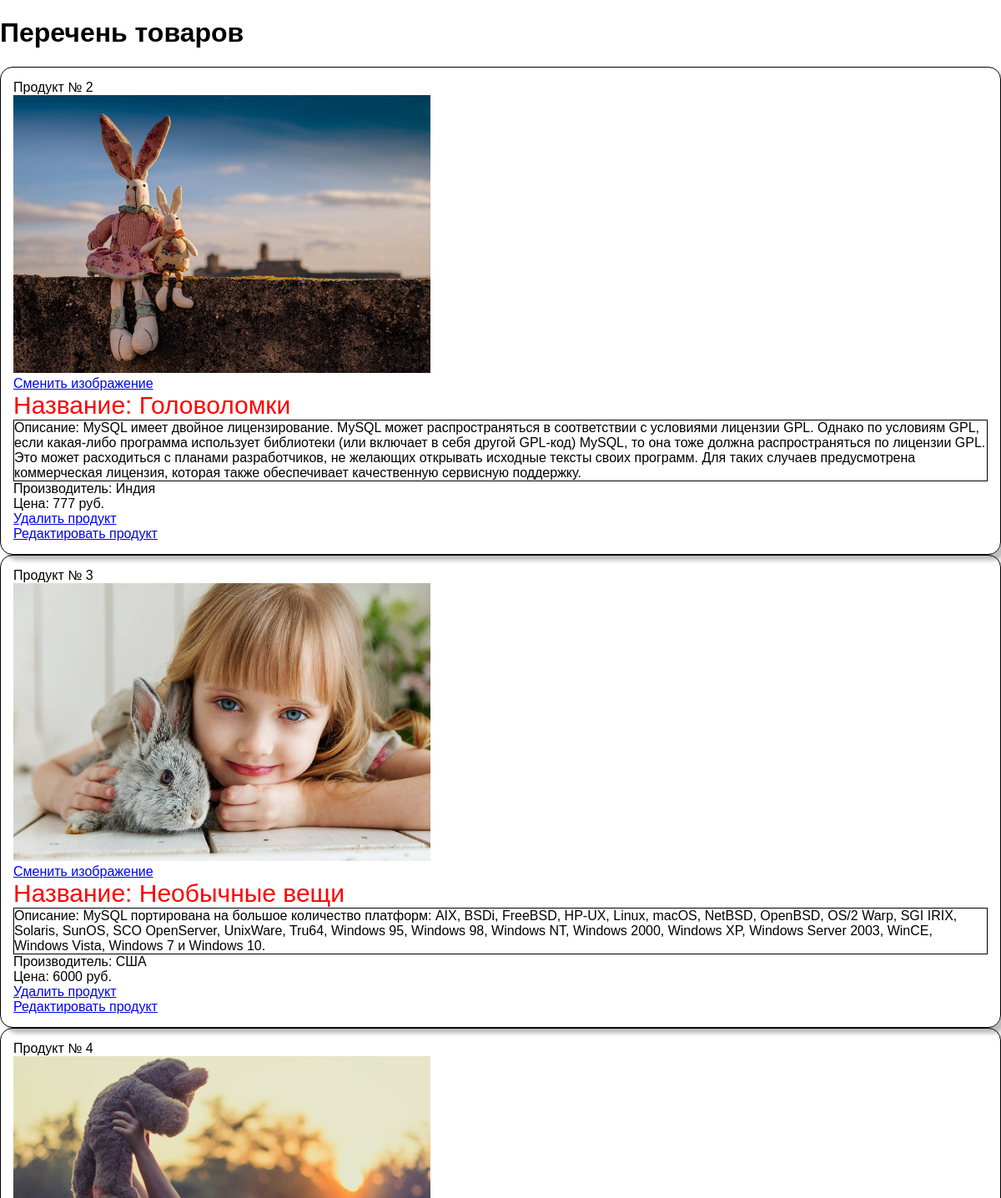
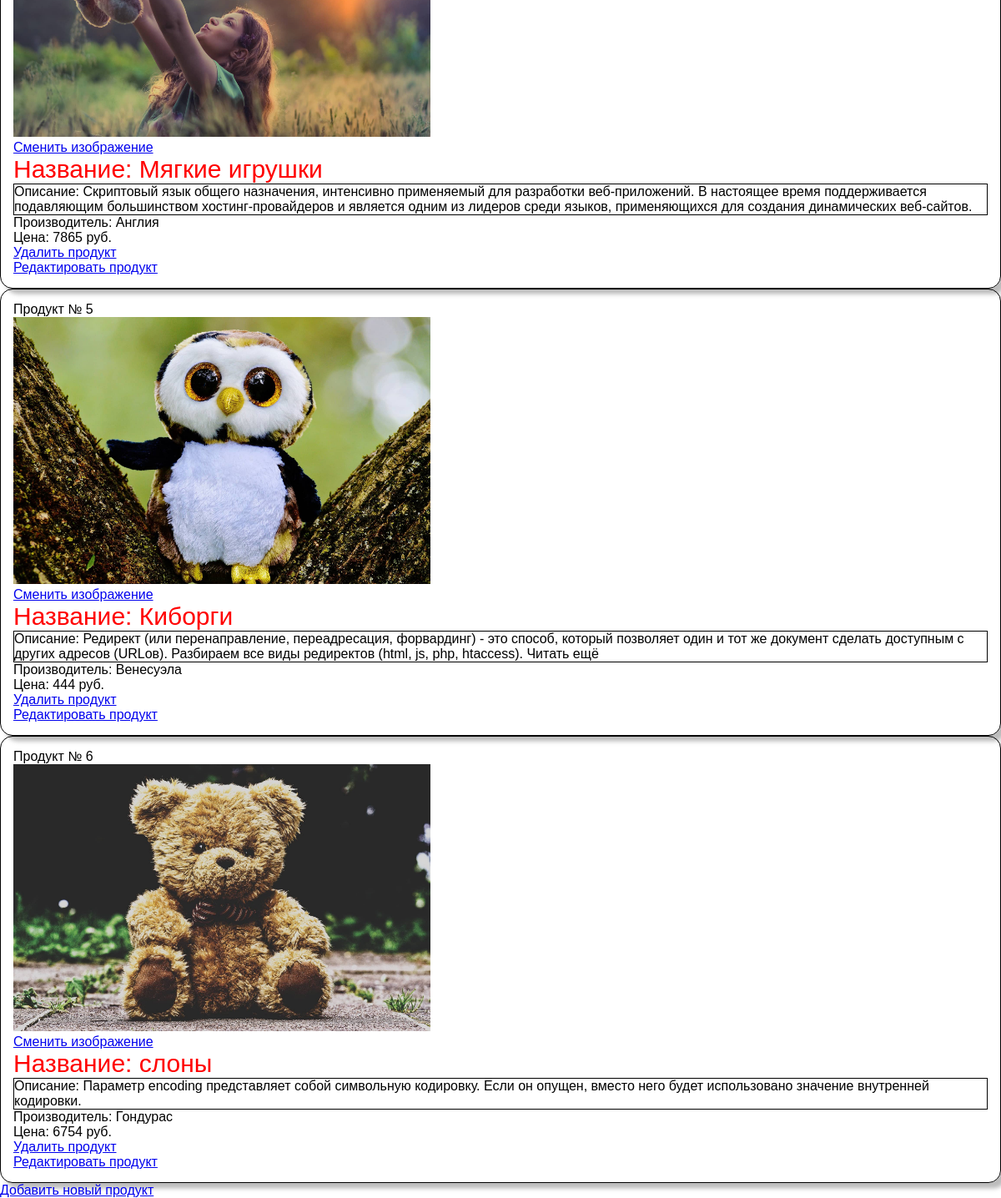
/admin/admin.php, run on the app's committed database (2 pictures, top to bottom).
### tables this page shows
CREATE TABLE `products` (
  `id` int(11) NOT NULL,
  `name` varchar(50) NOT NULL,
  `text` text NOT NULL,
  `price` mediumint(9) NOT NULL,
  `manufacture` varchar(30) NOT NULL,
  `path` varchar(100) NOT NULL
);

### admin/admin.php (the view)
<?php
$tpl = file_get_contents('admin.tpl');
require_once("../config.php");
$query = "SELECT * FROM products ORDER BY id";
$result = mysqli_query($connect, $query);
$text = "";
while($data = mysqli_fetch_assoc($result)){
    $text .= "
    <div class='item'>
    <div class='id'>
        Продукт № ".$data['id']."
    </div>
    <img src='../".$data['path']."' alt='' class='img'>
    <br>
    <a href='edit_img.php?id=".$data['id']."'>Сменить изображение</a>
    <div class='name'>Название: ".$data['name']."</div>
    <div class='text'>
        Описание: ".$data['text']."
    </div>
    <div class='manufacture'>
        Производитель: ".$data['manufacture']."
    </div>
    <div class='price'>
        Цена: ".$data['price']." руб.
    </div>
    <a href='delete.php?id=".$data['id']."'>Удалить продукт</a><br>
    <a href='edit.php?id=".$data['id']."'>Редактировать продукт</a>
    </div>";
}
$patterns = ['/{text}/'];
$replace = [$text];
echo preg_replace($patterns, $replace, $tpl);
?>

### admin/style.css (style rules this page uses)
body { margin: 0; padding: 0; font-family: Arial, Helvetica, sans-serif; }
.container { margin: 0 auto; width: 1200px; }
.img { width: 500px; }
.item { border: 1px solid #000; border-radius:15px; box-shadow: 0.4em 0.4em 5px rgba(122,122,122,0.5); padding: 15px; }
.text { border: 1px solid #000; }
.name { color:red; font-size: 30px; }

### data on the page
products: id "2", path (picture), name "Головоломки", text "MySQL имеет двойное лицензирование. MySQL может распространяться в соответствии с условиями лицензии GPL. Однако по условиям GPL, если какая-либо программа использует библиотеки (или включает в себя другой GPL-код) MySQL, то она тоже должна распространяться по лицензии GPL. Это может расходиться с планами разработчиков, не желающих открывать исходные тексты своих программ. Для таких случаев предусмотрена коммерческая лицензия, которая также обеспечивает качественную сервисную поддержку.", manufacture "Индия", price "777"
products: id "3", path (picture), name "Необычные вещи", text "MySQL портирована на большое количество платформ: AIX, BSDi, FreeBSD, HP-UX, Linux, macOS, NetBSD, OpenBSD, OS/2 Warp, SGI IRIX, Solaris, SunOS, SCO OpenServer, UnixWare, Tru64, Windows 95, Windows 98, Windows NT, Windows 2000, Windows XP, Windows Server 2003, WinCE, Windows Vista, Windows 7 и Windows 10.", manufacture "США", price "6000"
products: id "4", path (picture), name "Мягкие игрушки", text "Скриптовый язык общего назначения, интенсивно применяемый для разработки веб-приложений. В настоящее время поддерживается подавляющим большинством хостинг-провайдеров и является одним из лидеров среди языков, применяющихся для создания динамических веб-сайтов.", manufacture "Англия", price "7865"
products: id "5", path (picture), name "Киборги", text "Редирект (или перенаправление, переадресация, форвардинг) - это способ, который позволяет один и тот же документ сделать доступным с других адресов (URLов). Разбираем все виды редиректов (html, js, php, htaccess). Читать ещё", manufacture "Венесуэла", price "444"
products: id "6", path (picture), name "слоны", text "Параметр encoding представляет собой символьную кодировку. Если он опущен, вместо него будет использовано значение внутренней кодировки.", manufacture "Гондурас", price "6754"

### other printed values
preg_replace($patterns, $replace, $tpl) "Перечень товаров Добавить новый продукт"
